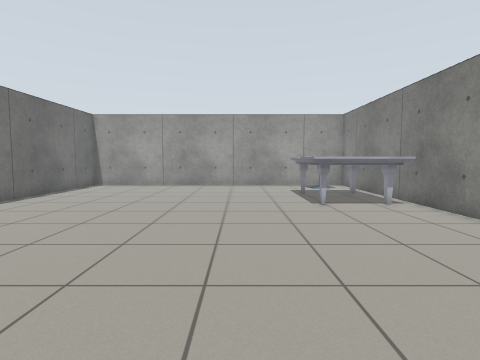
view 1 (above)

16 first-person views from a walk through a world built for the Gazebo simulator. The camera is 0.9 m above the floor, tilts 4° down and sees 80° across. The floor is counted in squares, 0.5 m on a side. Each view is taken from the middle of a square. On the plan, view 1 faces up. The plan holds only what a view shows up to about 16 squares ahead; the rest is blank. Simple patterns stand in for the simulator's built-in surfaces.

view 2
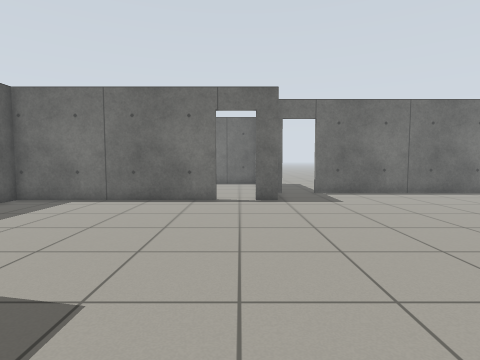

view 3
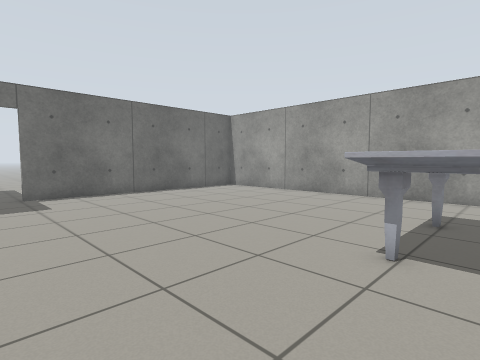

view 4
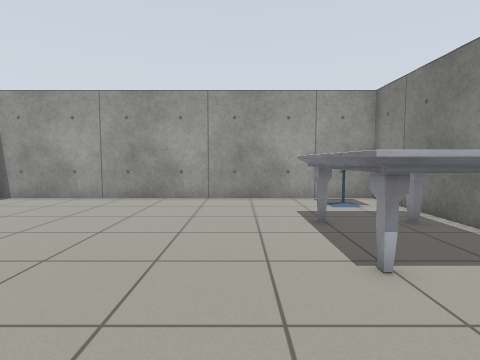

view 5
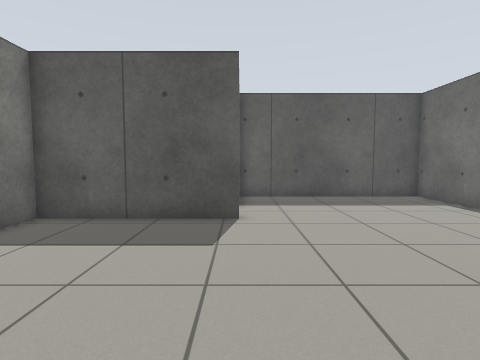

view 6
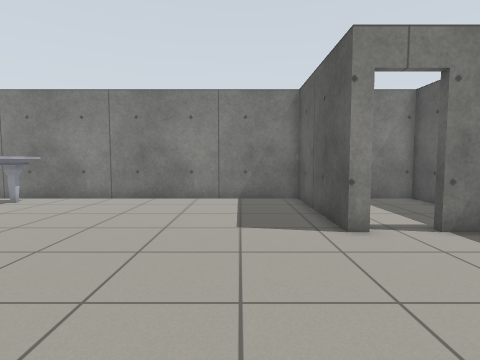

view 7
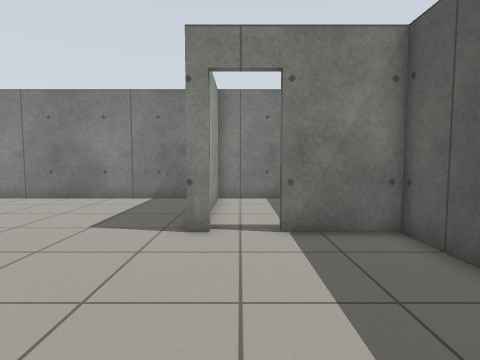

view 8
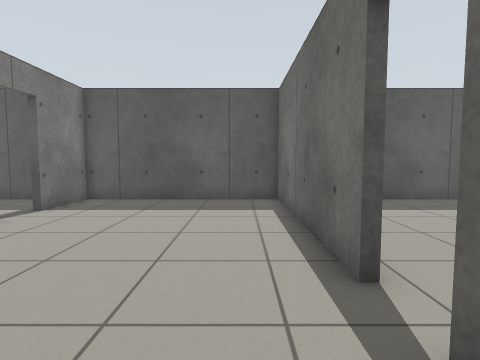

view 9
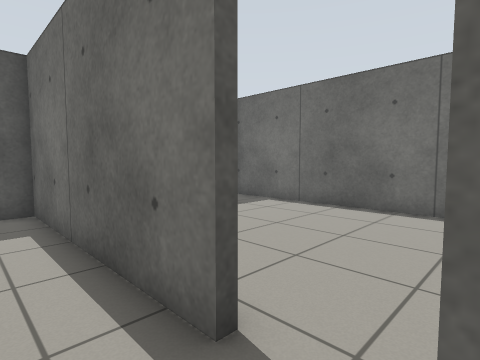

view 10
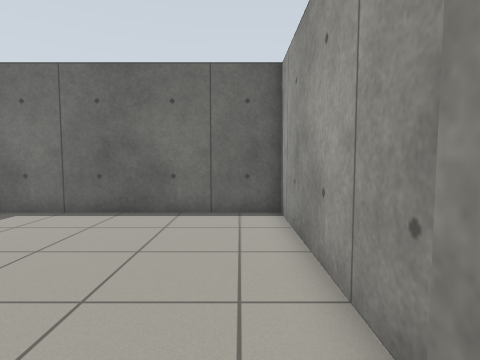

view 11
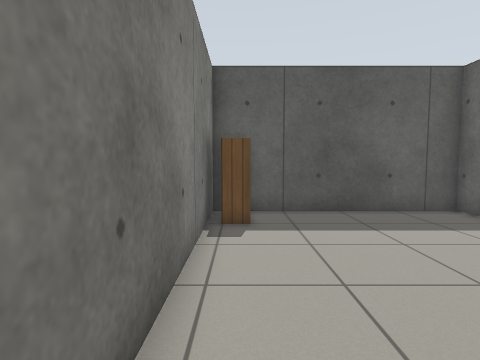

view 12
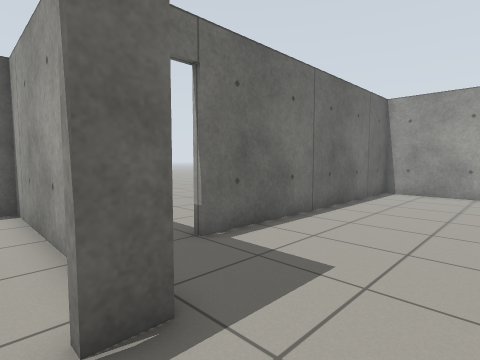

view 13
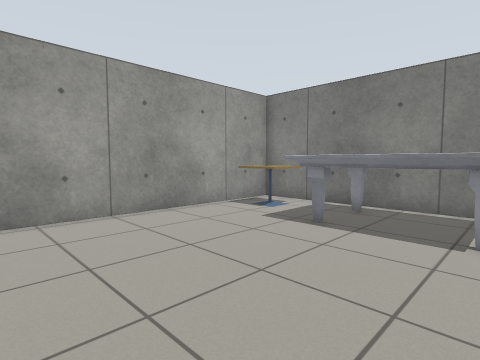

view 14
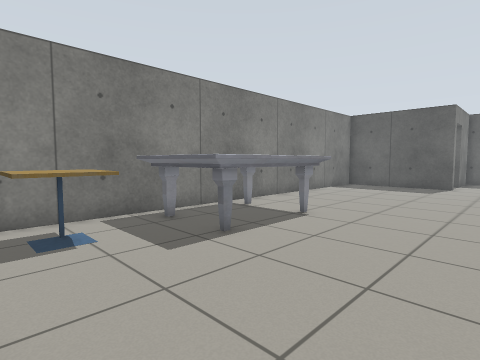

view 15
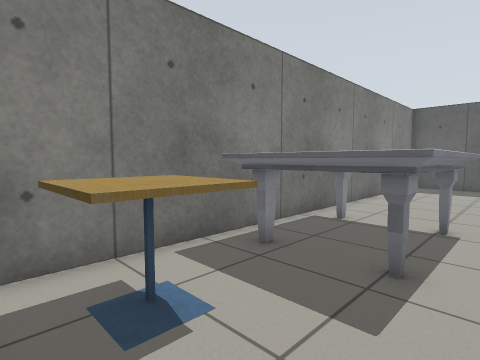

view 16
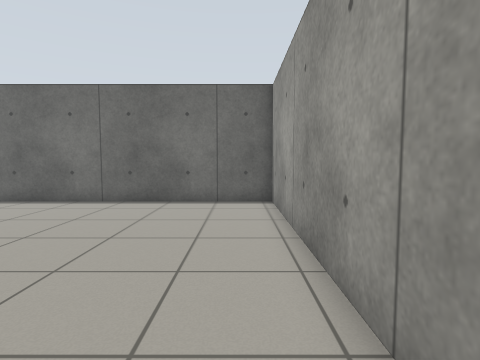

### Floor plan
Ten units are one square. View 1 is at (0, 0); x grows to the right and y downward. Boxes are objects, and circles mark ways between rooms. Rooms are numbered by the first view taken in them; rooms with no view inside come last. Other rooms are left out.
<svg viewBox="-172 -209 250 274">
<path fill="none" stroke="#000" d="M-77 -58 -77 -47M-77 -30 -77 60 10 60 10 30M10 12 10 7 73 7 73 -204 -103 -204 -103 -81M-90 -54 -167 -54 -167 60 -81 60 -81 -30M34 60 73 60 73 10 36 10"/>
<rect x="25" y="-165" width="40" height="60" fill="#bbb"><title>marble table</title></rect>
<rect x="35" y="-195" width="30" height="20" fill="#bbb"><title>cafe table</title></rect>
<rect x="-95" y="35" width="10" height="20" fill="#bbb"><title>bookshelf</title></rect>
<circle cx="-80" cy="-35" r="3" fill="#2a7"/>
<circle cx="10" cy="25" r="3" fill="#2a7"/>
<text x="-10" y="-90">1</text>
<text x="-120" y="0">2</text>
<text x="40" y="30">3</text>
</svg>
Room 1 opens to room 2. Room 1 opens to room 3.

Where each view was taken, in squares from view 1:
view 1: 0 up, 0 right, facing up
view 2: 4 up, 5 right, facing left
view 3: 6 up, 5 right, facing up-left
view 4: 7 up, 1 right, facing up
view 5: 8 up, 1 right, facing down
view 6: 2 up, 6 left, facing right
view 7: 2 down, 6 left, facing right
view 8: 7 up, 6 left, facing down
view 9: 5 up, 6 left, facing down-left
view 10: 4 up, 7 left, facing left
view 11: 4 up, 9 left, facing down
view 12: 4 up, 5 left, facing up-left
view 13: 11 up, 4 left, facing up-right
view 14: 20 up, 2 left, facing down-right
view 15: 20 up, 2 right, facing down-right
view 16: 19 up, 2 right, facing left
